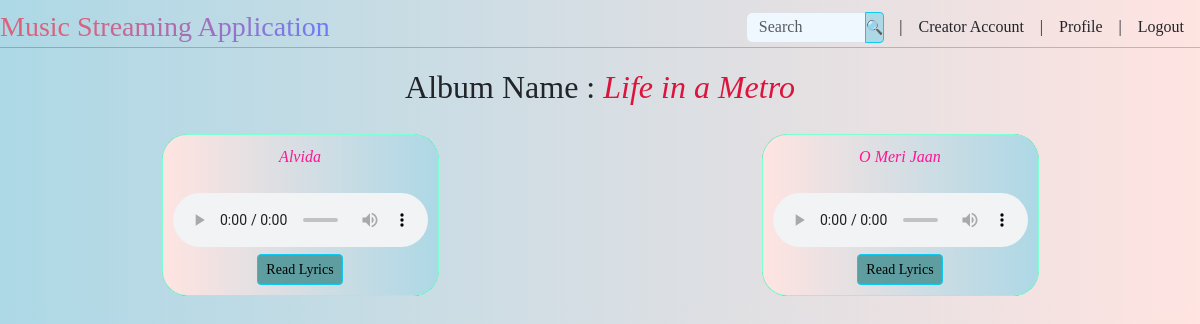
Screenshot of /user/album/4 (signed in) with the database file from the repository.
### app.py (models this page shows)
class Album(db.Model):
    __tablename__ = 'albums'
    id = db.Column(db.Integer, primary_key=True)
    name = db.Column(db.String, nullable=False, unique=True)
    user_id = db.Column(db.Integer, db.ForeignKey('users.id'), nullable=False)
    songs_in_album = db.relationship('Songs_in_Album', backref='album', lazy=True)

class Songs(db.Model):
    __tablename__ = 'songs'
    id = db.Column(db.Integer, primary_key=True)
    title = db.Column(db.String, nullable=False)
    singer = db.Column(db.String, nullable=False)
    date = db.Column(db.String, nullable=False)
    lyrics = db.Column(db.String, nullable=False)
    genre = db.Column(db.String, nullable=False)
    filename = db.Column(db.String, nullable=False)
    user_id = db.Column(db.Integer, db.ForeignKey('users.id'))
    __table_args__ = (UniqueConstraint('title', 'singer', name='unique_singer_title'),)

### app.py (the view)
    @app.route('/user/album/<id>', methods=['GET'])
    @login_required
    def view_album(id):
        album = Album.query.get(id)
        songs_in_album = Songs_in_Album.query.filter_by(album_id=id).all()
        songs = [song_in_album.song for song_in_album in songs_in_album]
        error = None
        if not songs:
            error = 'This album is empty.'
        return render_template('view_album.html', album=album, songs=songs, error=error)

### app.py (called while the page is built)
@login_manager.user_loader
def load_user(user_id):
    return Users.query.get(int(user_id))

### templates/view_album.html (shortened to what this page needs)
<!DOCTYPE html>
<html lang="en">
  <head>
    <link
      href="https://cdn.jsdelivr.net/npm/bootstrap@5.3.2/dist/css/bootstrap.min.css"
      rel="stylesheet"
/>
    <link rel="stylesheet" href="/static/styles/songs.css" />
  </head>
  <body>
    <div class="header">
      <h3>Music Streaming Application</h3>
      <ul class="nav">
        <li class="nav-item">
          <form class="input-group" method="POST", action="{{ url_for('search') }}">
            <input type="search" name="search" class="form-control" style="width: 120px; margin:0px;"
            placeholder="Search"/>
            <input type="submit" class="btn btn-info btn-sm" value="🔍" style="height: 31px;
            padding: 0px; background-color: lightblue; margin-right:15px;"/>
          </form>
        </li>
        |
        <li class="nav-item">
          {% if current_user.is_authenticated and current_user.creator %}
            {% if current_user.songs %}
              <a class="nav-link" href="{{ url_for('creator_dash') }}">Creator Account</a>
            {% else %}
              <a class="nav-link" href="{{ url_for('new_creator') }}">Creator Account</a>
            {% endif %}
          {% else %}
            <a class="nav-link" href="{{ url_for('register_creator') }}">Creator Account</a>
          {% endif %}
        </li>
        |
        <li class="nav-item">
          <a class="nav-link" href="{{ url_for('user_dash') }}">Profile</a>
        </li>
        |
        <li class="nav-item">
          <a class="nav-link" href="{{ url_for('logout') }}">Logout</a>
        </li>
      </ul>
    </div>
    <hr />
    <h2>Album Name : <em style="color: crimson;">{{album.name}}</em></h2>
    <div class="blox">
          {% for song in songs %}
            <div class="box-sm">
              <em>{{ song.title }}</em><br /><br />
              <audio controls>
                <source src="{{ url_for('static', filename='audio/' + song.filename) }}" type="audio/mpeg">
              </audio><br />
              <a href="{{ url_for('song_details', id=song.id) }}" class="btn btn-info btn-sm">Read Lyrics</a>
            </div>
          {% endfor %}
        </div>
  </body>
</html>

### static/styles/songs.css (style rules this page uses)
body { font-family: cursive; background-color: mintcream; background: linear-gradient(to right, lightblue, mistyrose); padding-top: 7px }
h3 { margin:0 auto; text-align:left; margin-left: 0px; }
.nav-link { color: inherit; text-decoration: none; }
.form-control { padding-top: 6px; margin-top: 6px; height: 31px; background-color: aliceblue; }
.box-sm { color: deeppink; background-image: linear-gradient(to right, mistyrose, lightblue); background-color: black; border: 1px solid aquamarine; padding: 10px; text-align: center; border-radius: 25px; margin-top: 20px; margin-left: 8px; margin-right: 8px; }
audio { width: 255px; }
.btn { background: cadetblue; }
hr { margin-top: auto; margin-bottom: 20px; }
.nav { display: flex; align-items: center; justify-content: flex-end; }
.header { display: flex; justify-content: center; align-items: center; }
.blox { display: flex; flex-wrap: wrap; justify-content: space-around; }
h2 { text-align: center; }
h3 { background: -webkit-linear-gradient(315deg,#dc627c 25%,#647eff); background-clip: text; -webkit-background-clip: text; -webkit-text-fill-color: transparent; }

### rows the page displays
Album: name "Life in a Metro"
Songs: title "Alvida"
Songs: title "O Meri Jaan"
